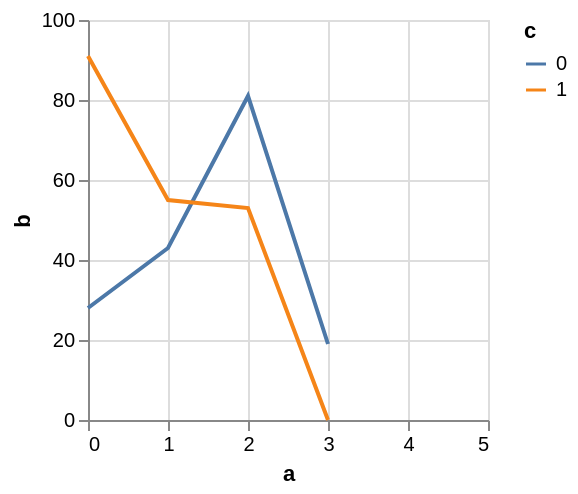

The Vega-Lite source for this figure:
### Vega specification from a JSON file in a GitHub repository (floating-point values rounded to 4 significant figures)
{"$schema": "https://vega.github.io/schema/vega/v5.json", "autosize": "pad", "padding": 5, "width": 200, "height": 200, "style": "cell", "data": [{"name": "source_0", "values": [{"a": 0, "b": 28, "c": 0}, {"a": 0, "b": 91, "c": 1}, {"a": 1, "b": 43, "c": 0}, {"a": 1, "b": 55, "c": 1}, {"a": 2, "b": 81, "c": 0}, {"a": 2, "b": 53, "c": 1}, {"a": 3, "b": 19, "c": 0}]}, {"name": "data_0", "source": "source_0", "transform": [{"type": "formula", "expr": "toNumber(datum[\"a\"])", "as": "a"}, {"type": "impute", "field": "b", "key": "a", "method": "value", "groupby": ["c"], "value": null}, {"type": "formula", "expr": "datum.b === null ? 0 : datum.b", "as": "b"}]}], "marks": [{"name": "pathgroup", "type": "group", "from": {"facet": {"name": "faceted_path_main", "data": "data_0", "groupby": ["c"]}}, "encode": {"update": {"width": {"field": {"group": "width"}}, "height": {"field": {"group": "height"}}}}, "marks": [{"name": "marks", "type": "line", "style": ["line"], "sort": {"field": "datum[\"a\"]"}, "from": {"data": "faceted_path_main"}, "encode": {"update": {"stroke": {"scale": "color", "field": "c"}, "x": {"scale": "x", "field": "a"}, "y": {"scale": "y", "field": "b"}, "defined": {"signal": "datum[\"a\"] !== null && !isNaN(datum[\"a\"]) && datum[\"b\"] !== null && !isNaN(datum[\"b\"])"}}}}]}], "scales": [{"name": "x", "type": "linear", "domain": {"data": "data_0", "field": "a"}, "range": [0, {"signal": "width"}], "nice": 1, "zero": false}, {"name": "y", "type": "linear", "domain": {"data": "data_0", "field": "b"}, "range": [{"signal": "height"}, 0], "nice": true, "zero": true}, {"name": "color", "type": "ordinal", "domain": {"data": "data_0", "field": "c", "sort": true}, "range": "category"}], "axes": [{"scale": "x", "orient": "bottom", "gridScale": "y", "grid": true, "tickCount": {"signal": "ceil(width/40)"}, "domain": false, "labels": false, "maxExtent": 0, "minExtent": 0, "ticks": false, "zindex": 0}, {"scale": "y", "orient": "left", "gridScale": "x", "grid": true, "tickCount": {"signal": "ceil(height/40)"}, "domain": false, "labels": false, "maxExtent": 0, "minExtent": 0, "ticks": false, "zindex": 0}, {"scale": "x", "orient": "bottom", "grid": false, "title": "a", "labelFlush": true, "labelOverlap": true, "tickCount": {"signal": "ceil(width/40)"}, "zindex": 0}, {"scale": "y", "orient": "left", "grid": false, "title": "b", "labelOverlap": true, "tickCount": {"signal": "ceil(height/40)"}, "zindex": 0}], "legends": [{"stroke": "color", "gradientLength": {"signal": "clamp(height, 64, 200)"}, "symbolType": "stroke", "title": "c"}]}
